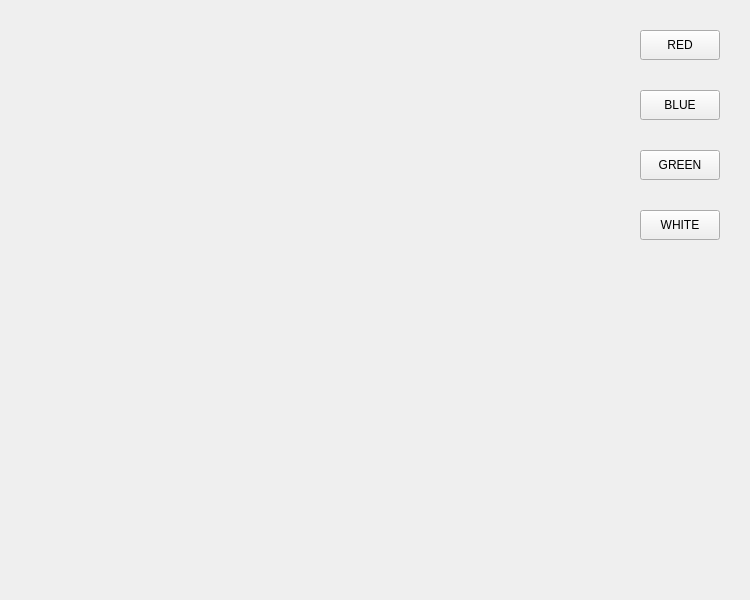
<?xml version="1.0" encoding="UTF-8"?>
<ui version="4.0">
 <class>MainWindow</class>
 <widget class="QMainWindow" name="MainWindow">
  <property name="geometry">
   <rect>
    <x>0</x>
    <y>0</y>
    <width>750</width>
    <height>600</height>
   </rect>
  </property>
  <property name="windowTitle">
   <string>MainWindow</string>
  </property>
  <widget class="QWidget" name="centralWidget">
   <widget class="QLabel" name="drawingArea">
    <property name="geometry">
     <rect>
      <x>0</x>
      <y>0</y>
      <width>600</width>
      <height>600</height>
     </rect>
    </property>
    <property name="text">
     <string/>
    </property>
   </widget>
   <widget class="QPushButton" name="redButton">
    <property name="geometry">
     <rect>
      <x>640</x>
      <y>30</y>
      <width>80</width>
      <height>30</height>
     </rect>
    </property>
    <property name="text">
     <string>RED</string>
    </property>
   </widget>
   <widget class="QPushButton" name="blueButton">
    <property name="geometry">
     <rect>
      <x>640</x>
      <y>90</y>
      <width>80</width>
      <height>30</height>
     </rect>
    </property>
    <property name="text">
     <string>BLUE</string>
    </property>
   </widget>
   <widget class="QPushButton" name="greenButton">
    <property name="geometry">
     <rect>
      <x>640</x>
      <y>150</y>
      <width>80</width>
      <height>30</height>
     </rect>
    </property>
    <property name="text">
     <string>GREEN</string>
    </property>
   </widget>
   <widget class="QPushButton" name="whiteButton">
    <property name="geometry">
     <rect>
      <x>640</x>
      <y>210</y>
      <width>80</width>
      <height>30</height>
     </rect>
    </property>
    <property name="text">
     <string>WHITE</string>
    </property>
   </widget>
   <zorder>blueButton</zorder>
   <zorder>drawingArea</zorder>
   <zorder>redButton</zorder>
   <zorder>greenButton</zorder>
   <zorder>whiteButton</zorder>
  </widget>
 </widget>
 <layoutdefault spacing="6" margin="11"/>
 <resources/>
 <connections/>
</ui>
